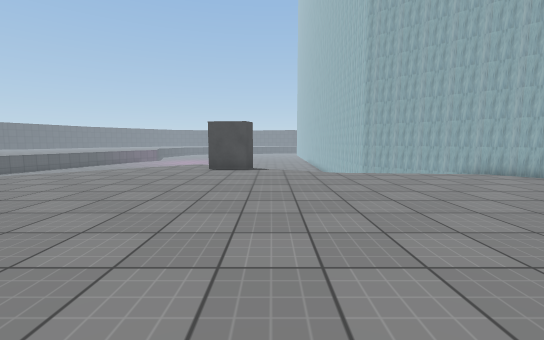
[1] (above)

15 first-person views from a walk through a scene from a Unity 3-D project. The camera is 1.2 m above the floor, tilts 6° down and sees 90° across. The floor is counted in squares, 1 m on a side. Each view is taken from the middle of a square. On the plan, view 1 faces up. The plan holds only what a view shows up to about 13 squares ahead; the rest is blank. The place goes on beyond the plan. The player character is not drawn. Some surface patterns are stand-ins.

[2]
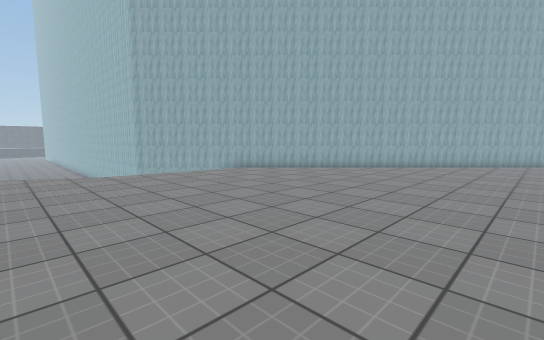

[3]
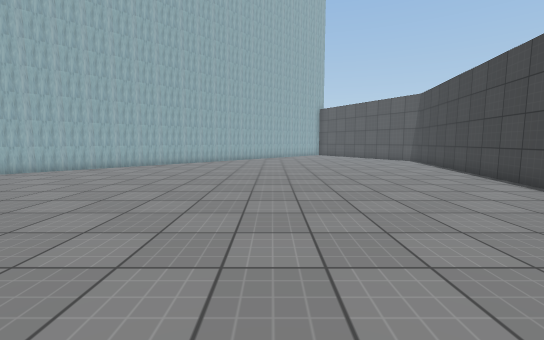

[4]
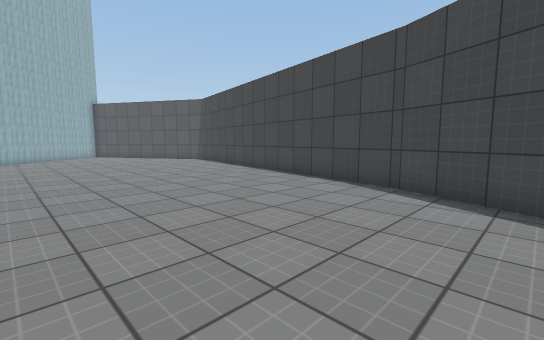

[5]
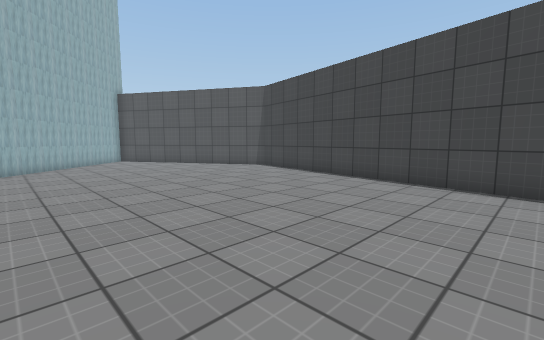

[6]
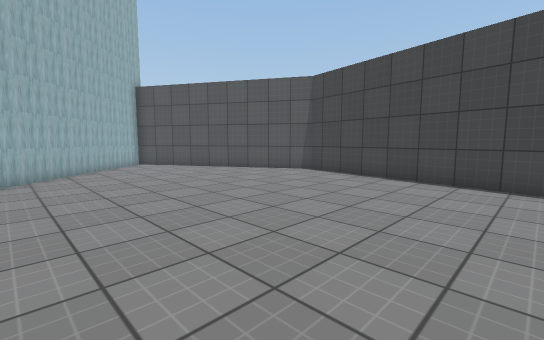

[7]
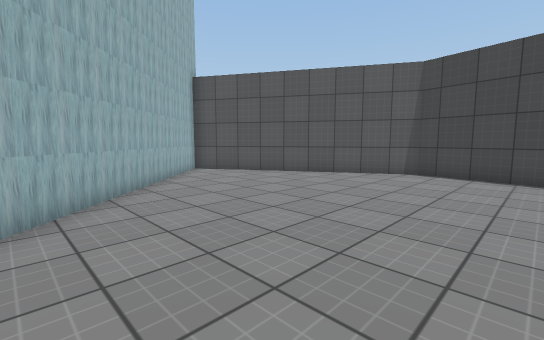

[8]
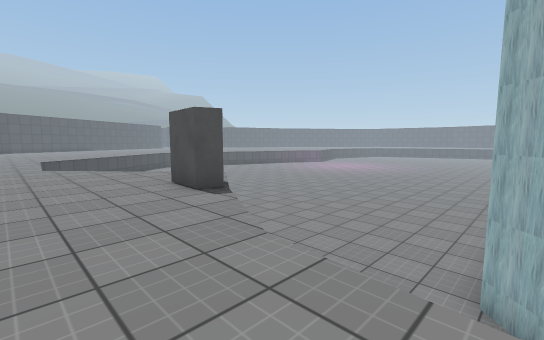

[9]
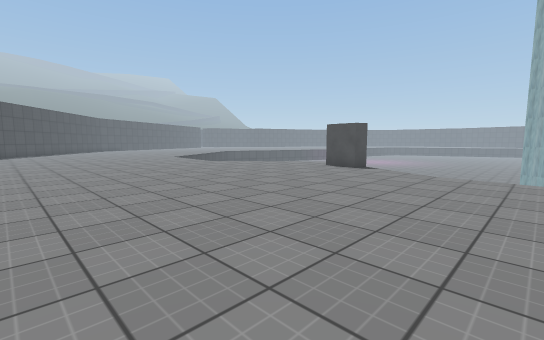

[10]
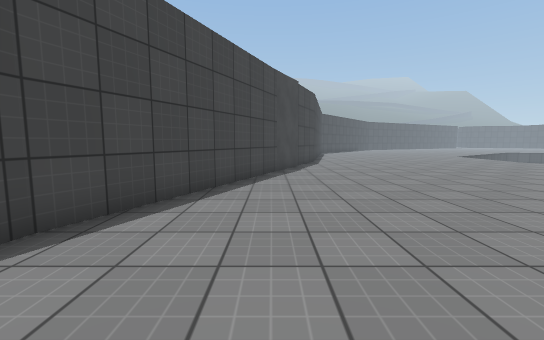

[11]
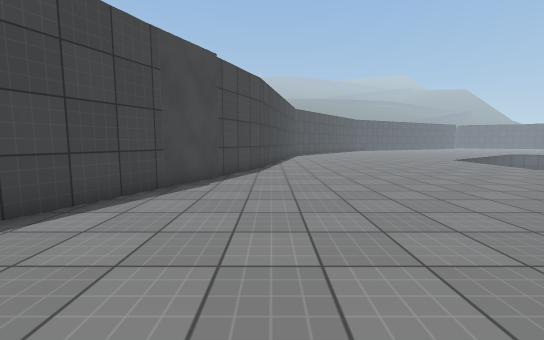

[12]
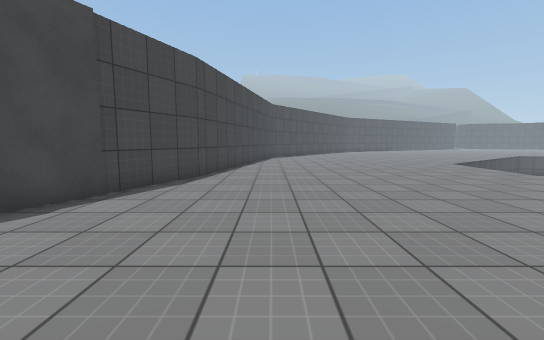

[13]
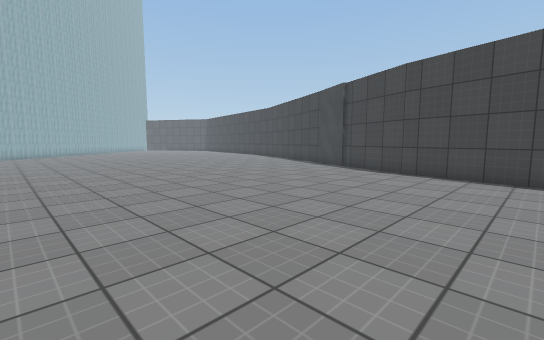

[14]
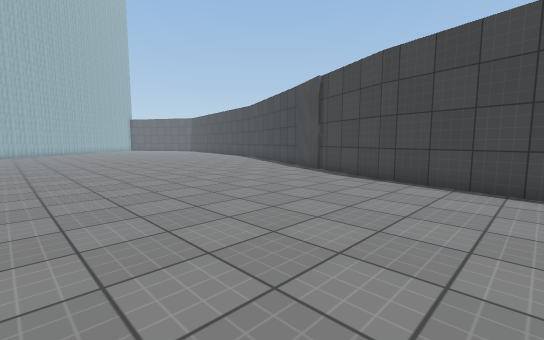

[15]
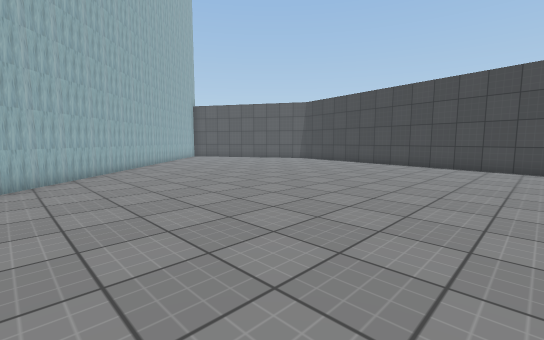

### Floor plan
Key: @ floor where view 1 was taken; # wall or solid block; x gap in a wall; . floor; v drop or lower ground.
Columns run from 14 left of view 1 to 21 right of it. Each row starts with its distance up from view 1.
 16          vvvvvvvvvv
 15           vvvvvvvvv
 14             vvvvvvv
 13          .. v vvvvv##
 12         ....#xv    v##
 11       v.........v   v##
 10      v.............vvv##
  9 .......................##
  8 ........................##
  7 .........................##
  6 ..........................##
  5 ...........................##
  4 ............................##
  3 .............................##
  2 ..............................##
  1 ...............................##
  0 ..............@.................##
 -1 .................................##
 -2 ###...............................##
 -3   ####.............................#
 -4      ###............................
 -5        ####.........................
 -6           ###.......................
 -7             ###.....................
 -8               ####.................#
 -9                  ######..........###
-10                       #######..###
-11                             ####

Positions as (right, up) in squares from view 1, and headings:
1: (0, 0), facing up
2: (0, 0), facing up-right
3: (0, -2), facing right
4: (0, -1), facing down-right
5: (6, -1), facing down-right
6: (9, -1), facing down-right
7: (13, 0), facing down-right
8: (5, 8), facing up-left
9: (5, 0), facing up-left
10: (6, -5), facing left
11: (2, -2), facing left
12: (-1, 0), facing left
13: (-14, 8), facing down-right
14: (-14, 6), facing down-right
15: (4, 5), facing down-right
